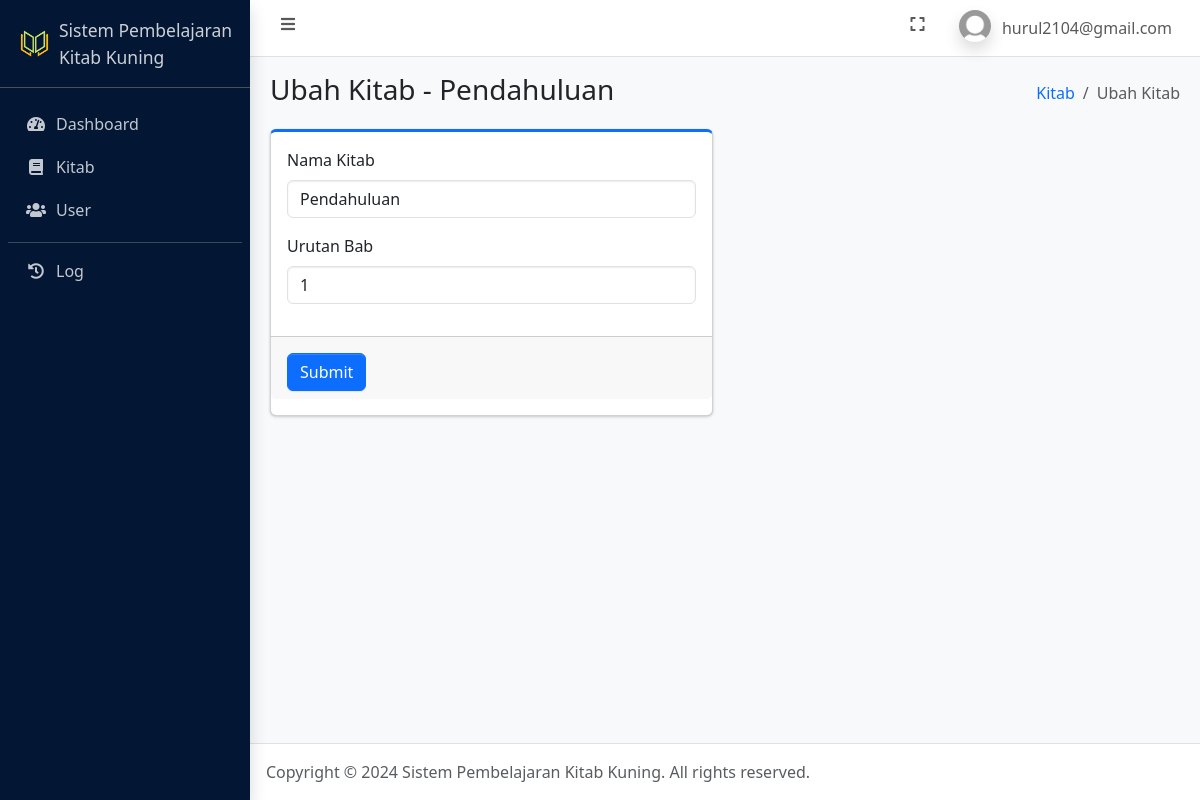
The app's page /ubah_bab_kitab.php?id_bab_kitab=5 (signed in) with its own data.
### tables this page shows
CREATE TABLE `user` (
  `id_user` int(11) NOT NULL,
  `nama_lengkap` varchar(100) NOT NULL,
  `email` varchar(100) NOT NULL,
  `password` varchar(255) NOT NULL,
  `role` enum('admin','pengguna') NOT NULL,
  `foto` text NOT NULL,
  `is_active` int(1) NOT NULL,
  `dibuat_pada` datetime NOT NULL DEFAULT current_timestamp()
);

CREATE TABLE `bab_kitab` (
  `id_bab_kitab` int(11) NOT NULL,
  `id_kitab` int(11) NOT NULL,
  `judul_bab_kitab` varchar(255) NOT NULL,
  `urutan_bab` int(11) NOT NULL
);

### connection.php (called while the page is built, shortened)
<?php
	$host = 'localhost';
	$user = 'root';
	$pass = '';
	$database = 'pembelajaran_kitab_kuning';
	$conn = mysqli_connect($host, $user, $pass, $database);
    if (isset($_SESSION['id_user'])) {
    	$id_user = $_SESSION['id_user'];
		$dataUser = mysqli_fetch_assoc(mysqli_query($conn, "SELECT * FROM user WHERE id_user = $id_user"));
	}
?>

### ubah_bab_kitab.php (the view, shortened to what this page needs)
<?php
    require_once 'connection.php';
    $id_bab_kitab = $_GET['id_bab_kitab'];
    $data_bab_kitab = mysqli_fetch_assoc(mysqli_query($conn, "SELECT * FROM bab_kitab WHERE id_bab_kitab = '$id_bab_kitab'"));
?>
<!DOCTYPE html>
<html lang="en">
<head>
    <?php include_once 'include/head.php'; ?>
</head>
<body class="layout-fixed sidebar-expand-lg bg-body-tertiary">
    <div class="app-wrapper">
        <?php include_once 'include/navbar.php'; ?>
        <?php include_once 'include/sidebar.php'; ?>
        <main class="app-main">
            <div class="app-content-header">
                <div class="container-fluid">
                    <div class="row">
                        <div class="col-sm-6">
                            <h3 class="mb-0">Ubah Kitab - <?= $data_bab_kitab['judul_bab_kitab']; ?></h3>
                        </div>
                        <div class="col-sm-6">
                            <ol class="breadcrumb float-sm-end">
                                <li class="breadcrumb-item"><a href="kitab.php">Kitab</a></li>
                                <li class="breadcrumb-item active" aria-current="page">
                                    Ubah Kitab
                                </li>
                            </ol>
                        </div>
                    </div>
                </div>
            </div>
            <div class="app-content">
                <div class="container-fluid">
                    <div class="row">
                        <div class="col-6">
                            <div class="card card-primary card-outline mb-4">
                                <form method="post" enctype="multipart/form-data">
                                    <div class="card-body">
                                        <div class="mb-3">
                                            <label for="judul_bab_kitab" class="form-label">Nama Kitab</label>
                                            <input type="text" class="form-control" id="judul_bab_kitab" name="judul_bab_kitab" value="<?= $data_bab_kitab['judul_bab_kitab']; ?>" required>
                                        </div>
                                        <div class="mb-3">
                                            <label for="urutan_bab" class="form-label">Urutan Bab</label>
                                            <input type="number" class="form-control" id="urutan_bab" name="urutan_bab" value="<?= $data_bab_kitab['urutan_bab']; ?>" required>
                                        </div>
                                    </div>
                                    <div class="card-footer pt-3">
                                        <button type="submit" name="btnUbahBabKitab" class="btn btn-primary">Submit</button>
                                    </div>
                                </form>
                            </div>
                        </div>
                    </div>
                </div>
            </div>
        </main>
        <?php include_once 'include/footer.php'; ?>
    </div>
</body>
</html>

### include/navbar.php (shortened to what this page needs)
<nav class="app-header navbar navbar-expand bg-body">
    <div class="container-fluid">
        <ul class="navbar-nav">
            <li class="nav-item"> <a class="nav-link" data-lte-toggle="sidebar" href="#" role="button"> <i class="fas fa-fw fa-bars"></i> </a> </li>
        </ul>
        <ul class="navbar-nav ms-auto">
            <li class="nav-item"> <a class="nav-link" href="#" data-lte-toggle="fullscreen"> <i data-lte-icon="maximize" class="fas fa-fw fa-expand"></i> </a> </li>
            <li class="nav-item dropdown user-menu">
                <a href="#" class="nav-link dropdown-toggle" data-bs-toggle="dropdown" aria-expanded="false">
                    <img src="assets/img/profiles/default.jpg" class="user-image rounded-circle shadow" alt="User Image">
                    <span class="d-none d-md-inline"><?= $dataUser['email']; ?></span>
                </a>
            </li>
        </ul>
    </div>
</nav>

### records on screen
user: email "hurul2104@gmail.com"
bab_kitab: judul_bab_kitab "Pendahuluan", urutan_bab "1"
